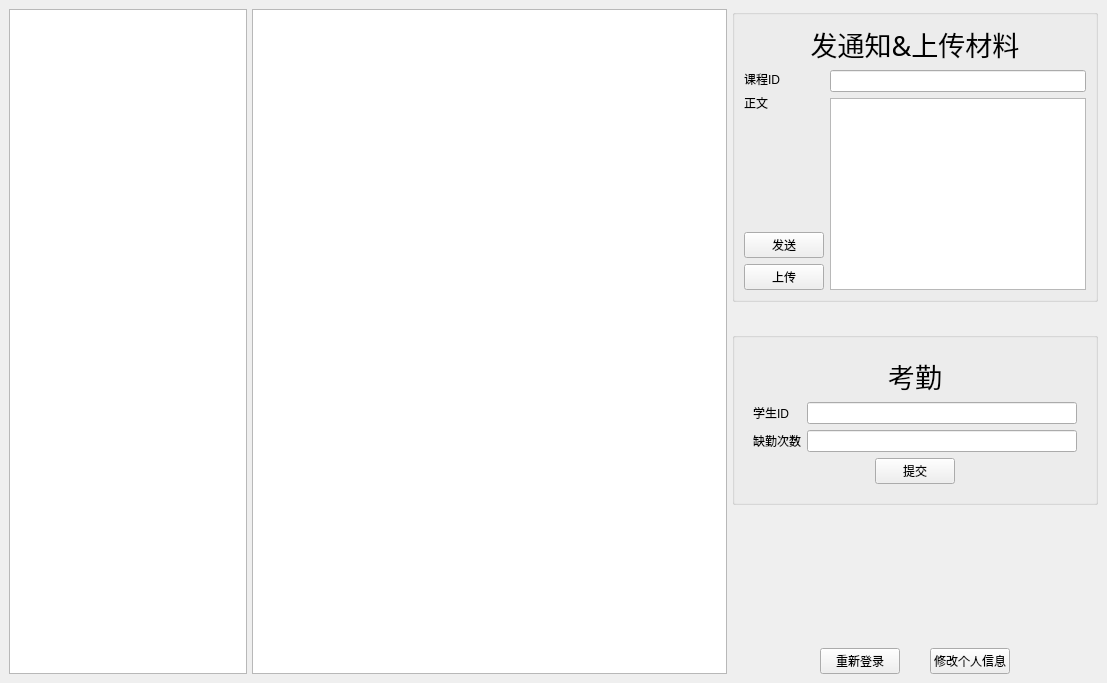
<?xml version="1.0" encoding="UTF-8"?>
<ui version="4.0">
 <class>Teacher</class>
 <widget class="QMainWindow" name="Teacher">
  <property name="geometry">
   <rect>
    <x>0</x>
    <y>0</y>
    <width>1107</width>
    <height>683</height>
   </rect>
  </property>
  <property name="windowTitle">
   <string>Teacher</string>
  </property>
  <widget class="QWidget" name="centralwidget">
   <layout class="QHBoxLayout" name="horizontalLayout_10" stretch="3">
    <item>
     <layout class="QHBoxLayout" name="horizontalLayout" stretch="1,2,0">
      <property name="spacing">
       <number>5</number>
      </property>
      <item>
       <widget class="QListWidget" name="listWidget"/>
      </item>
      <item>
       <widget class="QTextBrowser" name="textBrowser"/>
      </item>
      <item>
       <layout class="QVBoxLayout" name="verticalLayout_7">
        <property name="spacing">
         <number>30</number>
        </property>
        <item>
         <widget class="QGroupBox" name="groupBox">
          <property name="title">
           <string/>
          </property>
          <layout class="QHBoxLayout" name="horizontalLayout_5">
           <item>
            <layout class="QVBoxLayout" name="verticalLayout_3">
             <item>
              <widget class="QLabel" name="label">
               <property name="font">
                <font>
                 <family>FZKai-Z03</family>
                 <pointsize>20</pointsize>
                </font>
               </property>
               <property name="text">
                <string>发通知&amp;上传材料</string>
               </property>
               <property name="alignment">
                <set>Qt::AlignCenter</set>
               </property>
              </widget>
             </item>
             <item>
              <layout class="QHBoxLayout" name="horizontalLayout_2">
               <item>
                <layout class="QVBoxLayout" name="verticalLayout">
                 <property name="spacing">
                  <number>6</number>
                 </property>
                 <item>
                  <widget class="QLabel" name="label_3">
                   <property name="text">
                    <string>课程ID</string>
                   </property>
                  </widget>
                 </item>
                 <item>
                  <widget class="QLabel" name="label_4">
                   <property name="text">
                    <string>正文</string>
                   </property>
                  </widget>
                 </item>
                 <item>
                  <spacer name="verticalSpacer">
                   <property name="orientation">
                    <enum>Qt::Vertical</enum>
                   </property>
                   <property name="sizeHint" stdset="0">
                    <size>
                     <width>20</width>
                     <height>40</height>
                    </size>
                   </property>
                  </spacer>
                 </item>
                 <item>
                  <widget class="QPushButton" name="pushButton">
                   <property name="text">
                    <string>发送</string>
                   </property>
                  </widget>
                 </item>
                 <item>
                  <widget class="QPushButton" name="pushButton_5">
                   <property name="text">
                    <string>上传</string>
                   </property>
                  </widget>
                 </item>
                </layout>
               </item>
               <item>
                <layout class="QVBoxLayout" name="verticalLayout_2">
                 <item>
                  <widget class="QLineEdit" name="idLineEdit"/>
                 </item>
                 <item>
                  <widget class="QTextEdit" name="textEdit">
                   <property name="html">
                    <string>&lt;!DOCTYPE HTML PUBLIC &quot;-//W3C//DTD HTML 4.0//EN&quot; &quot;http://www.w3.org/TR/REC-html40/strict.dtd&quot;&gt;
&lt;html&gt;&lt;head&gt;&lt;meta name=&quot;qrichtext&quot; content=&quot;1&quot; /&gt;&lt;style type=&quot;text/css&quot;&gt;
p, li { white-space: pre-wrap; }
&lt;/style&gt;&lt;/head&gt;&lt;body style=&quot; font-family:'Ubuntu'; font-size:14pt; font-weight:400; font-style:normal;&quot;&gt;
&lt;p style=&quot;-qt-paragraph-type:empty; margin-top:0px; margin-bottom:0px; margin-left:0px; margin-right:0px; -qt-block-indent:0; text-indent:0px;&quot;&gt;&lt;br /&gt;&lt;/p&gt;
&lt;p style=&quot;-qt-paragraph-type:empty; margin-top:0px; margin-bottom:0px; margin-left:0px; margin-right:0px; -qt-block-indent:0; text-indent:0px;&quot;&gt;&lt;br /&gt;&lt;/p&gt;&lt;/body&gt;&lt;/html&gt;</string>
                   </property>
                  </widget>
                 </item>
                </layout>
               </item>
              </layout>
             </item>
            </layout>
           </item>
          </layout>
         </widget>
        </item>
        <item>
         <widget class="QGroupBox" name="groupBox_2">
          <property name="title">
           <string/>
          </property>
          <layout class="QHBoxLayout" name="horizontalLayout_6">
           <item>
            <widget class="QWidget" name="widget_2" native="true">
             <layout class="QVBoxLayout" name="verticalLayout_6">
              <item>
               <widget class="QLabel" name="label_2">
                <property name="font">
                 <font>
                  <family>FZKai-Z03</family>
                  <pointsize>20</pointsize>
                 </font>
                </property>
                <property name="text">
                 <string>考勤</string>
                </property>
                <property name="alignment">
                 <set>Qt::AlignCenter</set>
                </property>
               </widget>
              </item>
              <item>
               <layout class="QHBoxLayout" name="horizontalLayout_3">
                <item>
                 <layout class="QVBoxLayout" name="verticalLayout_4">
                  <item>
                   <widget class="QLabel" name="label_5">
                    <property name="text">
                     <string>学生ID</string>
                    </property>
                   </widget>
                  </item>
                  <item>
                   <widget class="QLabel" name="label_6">
                    <property name="text">
                     <string>缺勤次数</string>
                    </property>
                   </widget>
                  </item>
                 </layout>
                </item>
                <item>
                 <layout class="QVBoxLayout" name="verticalLayout_5">
                  <item>
                   <widget class="QLineEdit" name="idLineEdit1"/>
                  </item>
                  <item>
                   <widget class="QLineEdit" name="cLineEdit"/>
                  </item>
                 </layout>
                </item>
               </layout>
              </item>
              <item>
               <layout class="QHBoxLayout" name="horizontalLayout_4">
                <item>
                 <spacer name="horizontalSpacer">
                  <property name="orientation">
                   <enum>Qt::Horizontal</enum>
                  </property>
                  <property name="sizeHint" stdset="0">
                   <size>
                    <width>40</width>
                    <height>20</height>
                   </size>
                  </property>
                 </spacer>
                </item>
                <item>
                 <widget class="QPushButton" name="pushButton_2">
                  <property name="text">
                   <string>提交</string>
                  </property>
                 </widget>
                </item>
                <item>
                 <spacer name="horizontalSpacer_2">
                  <property name="orientation">
                   <enum>Qt::Horizontal</enum>
                  </property>
                  <property name="sizeHint" stdset="0">
                   <size>
                    <width>40</width>
                    <height>20</height>
                   </size>
                  </property>
                 </spacer>
                </item>
               </layout>
              </item>
             </layout>
            </widget>
           </item>
          </layout>
         </widget>
        </item>
        <item>
         <spacer name="verticalSpacer_2">
          <property name="orientation">
           <enum>Qt::Vertical</enum>
          </property>
          <property name="sizeHint" stdset="0">
           <size>
            <width>20</width>
            <height>40</height>
           </size>
          </property>
         </spacer>
        </item>
        <item>
         <layout class="QHBoxLayout" name="horizontalLayout_7">
          <item>
           <spacer name="horizontalSpacer_3">
            <property name="orientation">
             <enum>Qt::Horizontal</enum>
            </property>
            <property name="sizeHint" stdset="0">
             <size>
              <width>40</width>
              <height>20</height>
             </size>
            </property>
           </spacer>
          </item>
          <item>
           <widget class="QPushButton" name="pushButton_3">
            <property name="text">
             <string>重新登录</string>
            </property>
           </widget>
          </item>
          <item>
           <widget class="QPushButton" name="pushButton_4">
            <property name="text">
             <string>修改个人信息</string>
            </property>
           </widget>
          </item>
          <item>
           <spacer name="horizontalSpacer_4">
            <property name="orientation">
             <enum>Qt::Horizontal</enum>
            </property>
            <property name="sizeHint" stdset="0">
             <size>
              <width>40</width>
              <height>20</height>
             </size>
            </property>
           </spacer>
          </item>
         </layout>
        </item>
       </layout>
      </item>
     </layout>
    </item>
   </layout>
  </widget>
  <widget class="QMenuBar" name="menubar">
   <property name="geometry">
    <rect>
     <x>0</x>
     <y>0</y>
     <width>1107</width>
     <height>30</height>
    </rect>
   </property>
  </widget>
 </widget>
 <resources/>
 <connections/>
</ui>
